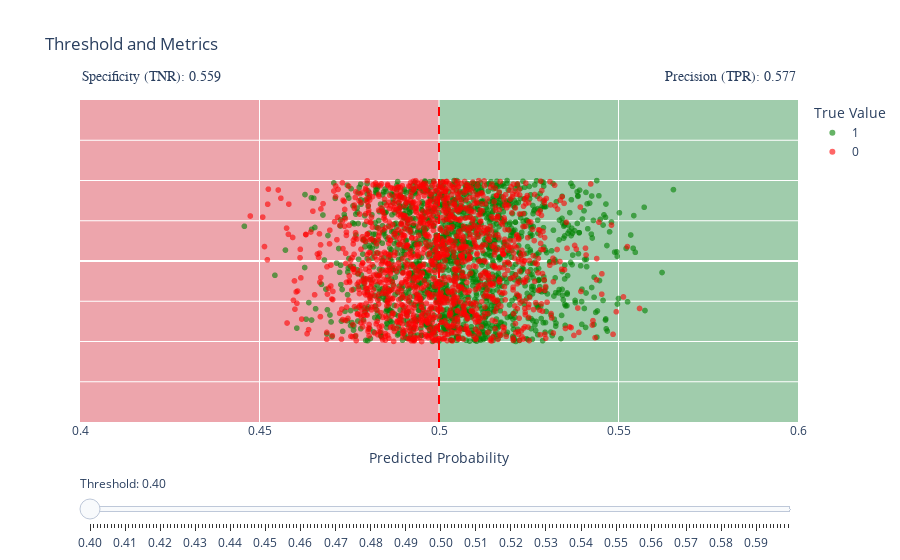

Here is the notebook cell this chart was saved with:
### Code cell
import numpy as np
import pandas as pd
import plotly.express as px

# Crear dataframe
data = pd.DataFrame({
    "Predicted Probability": y_test_predict_prob,
    "True Label": y_test,
    "True Value": y_test.astype(str),
    "Jitter": np.random.uniform(-0.4, 0.4, len(y_test_predict_prob))
})

# Función para calcular métricas con un threshold dado
def compute_metrics(threshold):
    tn = ((data["Predicted Probability"] <= threshold) & (data["True Label"] == 0)).sum()
    tp = ((data["Predicted Probability"] > threshold) & (data["True Label"] == 1)).sum()
    all_p = (data["Predicted Probability"] > threshold).sum()
    all_n = (data["Predicted Probability"] <= threshold).sum()
    precision = tp / all_p if all_p > 0 else 0
    specificity = tn / all_n if all_n > 0 else 0
    return precision, specificity

# Inicializar el threshold
initial_threshold = 0.5
precision, specificity = compute_metrics(initial_threshold)

# Crear scatterplot con Plotly Express
fig = px.scatter(
    data, 
    x="Predicted Probability", 
    y="Jitter", 
    color="True Value",
    color_discrete_map={"0": "red", "1": "green"},  # Colores personalizados
    opacity=0.6,
    title="Threshold and Metrics"
)



# Añadir áreas sombreadas (zonas roja y verde)
fig.add_shape(
    type="rect",
    x0=0, x1=initial_threshold,
    y0=-1, y1=1,
    fillcolor="red",
    opacity=0.3,
    layer="below",
    line_width=0,
)
fig.add_shape(
    type="rect",
    x0=initial_threshold, x1=1,
    y0=-1, y1=1,
    fillcolor="green",
    opacity=0.3,
    layer="below",
    line_width=0,
)

# Añadir línea vertical inicial
fig.add_vline(
    x=initial_threshold, 
    line_width=2, 
    line_dash="dash", 
    line_color="red",
    annotation_text="",
    annotation_position="top left"
)

# Añadir anotaciones iniciales
fig.add_annotation(
    x=1, y=1.1,
    xref="paper",  # Usar coordenadas relativas al "paper" (el área fuera del gráfico)
    yref="paper",  # Coordenada relativa al "paper" 
    text=f"Precision (TPR): {precision:.3f}", 
    showarrow=False, 
    font=dict(size=14, family = 'Arial Black')
)
fig.add_annotation(
    x=0, y=1.1, 
    xref="paper",  # Usar coordenadas relativas al "paper" (el área fuera del gráfico)
    yref="paper",  # Coordenada relativa al "paper" 
    text=f"Specificity (TNR): {specificity:.3f}", 
    showarrow=False, 
    font=dict(size=14, family = 'Arial Black')
)

# Configurar slider para actualizar threshold
threshold_values = [n for n in np.arange(0.4,0.6,0.001)]

sliders = [dict(
    steps=[
        dict(
            method="relayout",
            args=[
                {
                    # Actualizar línea vertical
                    "shapes[2].x0": t,
                    "shapes[2].x1": t,
                    # Actualizar área roja
                    "shapes[0].x1": t,
                    # Actualizar área verde
                    "shapes[1].x0": t,
                    # Actualizar anotaciones
                    "annotations[1].text": f"Precision (TPR): {compute_metrics(t)[0]:.3f}",
                    "annotations[2].text": f"Specificity (TNR): {compute_metrics(t)[1]:.3f}"
                }
            ],
            label=f"{t:.2f}"
        )
        for t in threshold_values
    ],
    active=0.5,
    currentvalue={"prefix": "Threshold: "},
    pad={"t": 50},
)]

# Añadir slider a la figura
fig.update_layout(sliders=sliders)
fig.update(layout_coloraxis_showscale=False)

fig.update_layout(
    xaxis=dict(
        range=[0.4, 0.6],  # Cambiar el rango del eje X
    ),
    yaxis=dict(
        range=[-0.8, 0.8],  # Cambiar el rango del eje X
        showticklabels=False
    ),
    yaxis_title=None
)

# Mostrar gráfica interactiva
fig.show()
